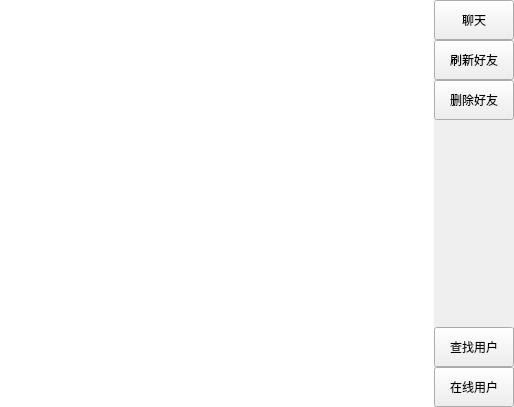
<?xml version="1.0" encoding="UTF-8"?>
<ui version="4.0">
 <class>Friend</class>
 <widget class="QWidget" name="Friend">
  <property name="geometry">
   <rect>
    <x>0</x>
    <y>0</y>
    <width>514</width>
    <height>407</height>
   </rect>
  </property>
  <property name="windowTitle">
   <string>Form</string>
  </property>
  <layout class="QHBoxLayout" name="horizontalLayout">
   <property name="spacing">
    <number>0</number>
   </property>
   <property name="leftMargin">
    <number>0</number>
   </property>
   <property name="topMargin">
    <number>0</number>
   </property>
   <property name="rightMargin">
    <number>0</number>
   </property>
   <property name="bottomMargin">
    <number>0</number>
   </property>
   <item>
    <widget class="QListWidget" name="listWidget">
     <property name="frameShape">
      <enum>QFrame::NoFrame</enum>
     </property>
    </widget>
   </item>
   <item>
    <layout class="QVBoxLayout" name="verticalLayout">
     <property name="spacing">
      <number>0</number>
     </property>
     <item>
      <widget class="QPushButton" name="talk_PB">
       <property name="sizePolicy">
        <sizepolicy hsizetype="Minimum" vsizetype="Preferred">
         <horstretch>0</horstretch>
         <verstretch>0</verstretch>
        </sizepolicy>
       </property>
       <property name="minimumSize">
        <size>
         <width>0</width>
         <height>40</height>
        </size>
       </property>
       <property name="text">
        <string>聊天</string>
       </property>
       <property name="iconSize">
        <size>
         <width>16</width>
         <height>16</height>
        </size>
       </property>
      </widget>
     </item>
     <item>
      <widget class="QPushButton" name="flushFri_PB">
       <property name="minimumSize">
        <size>
         <width>0</width>
         <height>40</height>
        </size>
       </property>
       <property name="text">
        <string>刷新好友</string>
       </property>
      </widget>
     </item>
     <item>
      <widget class="QPushButton" name="delFri_PB">
       <property name="minimumSize">
        <size>
         <width>0</width>
         <height>40</height>
        </size>
       </property>
       <property name="text">
        <string>删除好友</string>
       </property>
      </widget>
     </item>
     <item>
      <spacer name="verticalSpacer">
       <property name="orientation">
        <enum>Qt::Vertical</enum>
       </property>
       <property name="sizeHint" stdset="0">
        <size>
         <width>20</width>
         <height>20</height>
        </size>
       </property>
      </spacer>
     </item>
     <item>
      <widget class="QPushButton" name="findUser_PB">
       <property name="minimumSize">
        <size>
         <width>0</width>
         <height>40</height>
        </size>
       </property>
       <property name="text">
        <string>查找用户</string>
       </property>
      </widget>
     </item>
     <item>
      <widget class="QPushButton" name="onlineUer_PB">
       <property name="minimumSize">
        <size>
         <width>0</width>
         <height>40</height>
        </size>
       </property>
       <property name="text">
        <string>在线用户</string>
       </property>
      </widget>
     </item>
    </layout>
   </item>
  </layout>
 </widget>
 <resources/>
 <connections/>
</ui>
